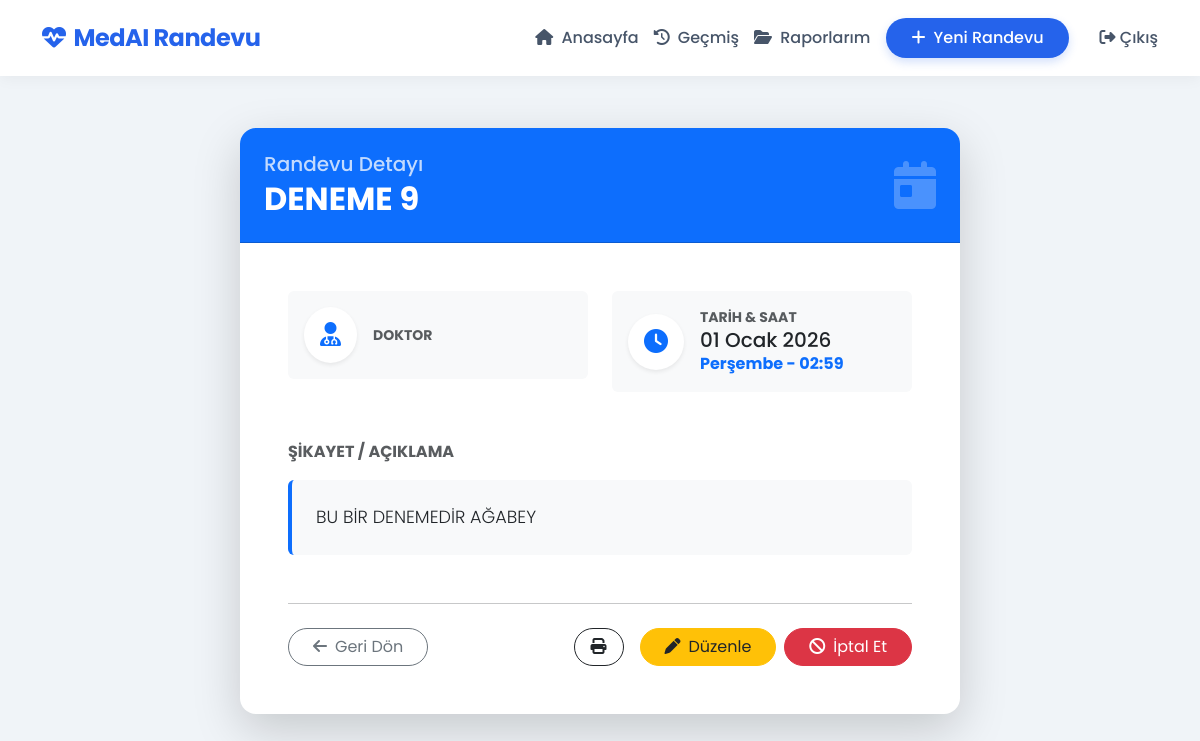
Before: /appointments/8/ (signed in) with the older database file.
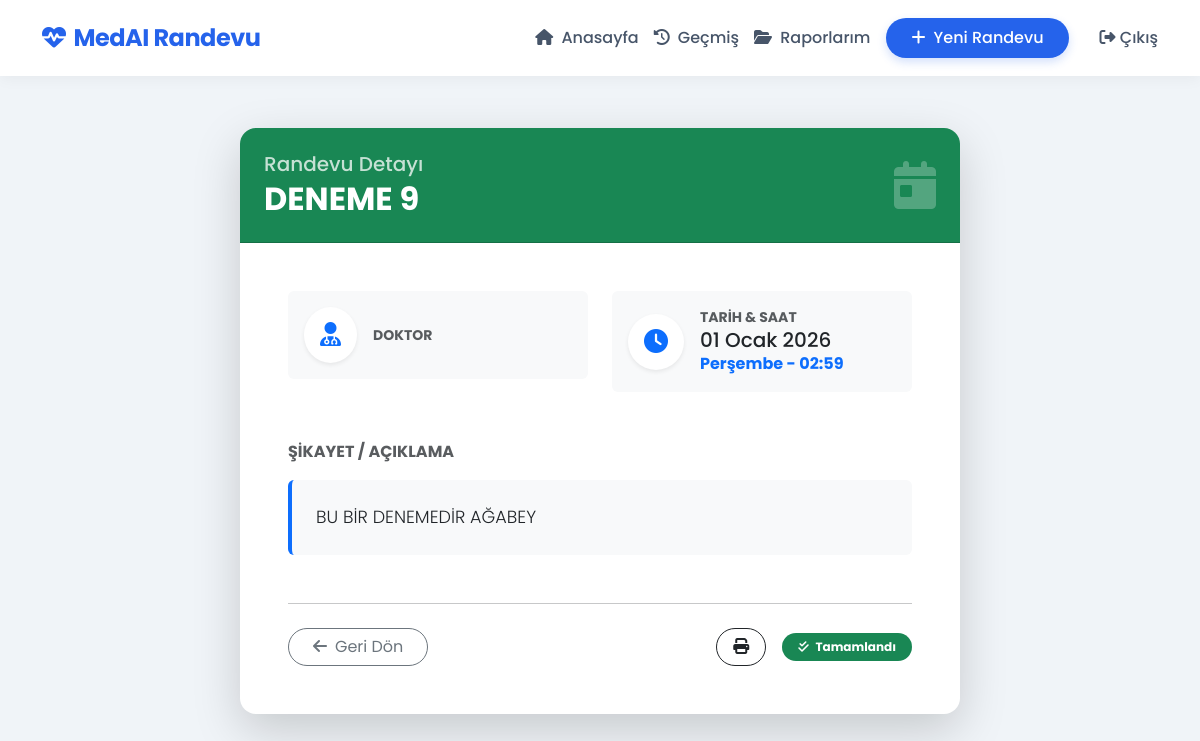
After: the same page with the newer database file.
### appointments/views.py (the view)
# urls.py: path("appointments/<int:pk>/", views.appointment_detail, name="appointment_detail"),
@login_required
def appointment_detail(request, pk):
    appointment = get_object_or_404(Appointment, pk=pk, user=request.user)
    return render(request, "appointments/appointment_detail.html", {"appointment": appointment})

### appointments/templates/appointments/appointment_detail.html (shortened to what the changed rows need)
{% extends 'base.html' %}
{% block content %}
<div class="container py-5">
    <div class="row justify-content-center">
        <div class="col-lg-8">
            <div class="card border-0 shadow-lg overflow-hidden">
                <div class="card-header p-4 text-white {% if appointment.status.name == 'Cancelled' %}bg-danger{% elif appointment.status.name == 'Completed' %}bg-success{% else %}bg-primary{% endif %}">
                    <div class="d-flex justify-content-between align-items-center">
                        <div>
                            <h2 class="mb-0 fw-bold">{{ appointment.title }}</h2>
                        </div>
                    </div>
                </div>
                <div class="card-body p-5">
                    <div class="d-flex justify-content-between align-items-center">
                        <div class="d-flex gap-2 align-items-center">
                            <button onclick="window.print()" class="btn btn-outline-dark px-3 rounded-pill me-2" title="Yazdır">
                                <i class="fa-solid fa-print"></i>
                            </button>
                            {% if appointment.status.name == 'Completed' %}
                                <span class="badge bg-success px-3 py-2 rounded-pill">
                                    <i class="fa-solid fa-check-double me-1"></i> Tamamlandı
                                </span>
                            {% elif appointment.status.name == 'Cancelled' %}
                                <span class="badge bg-danger px-3 py-2 rounded-pill">
                                    <i class="fa-solid fa-ban me-1"></i> İptal Edildi
                                </span>
                            {% else %}
                                <a href="{% url 'appointment_update' appointment.pk %}" class="btn btn-warning text-dark px-4 rounded-pill">
                                    <i class="fa-solid fa-pen me-2"></i>Düzenle
                                </a>
                                <a href="{% url 'appointment_cancel' appointment.pk %}" class="btn btn-danger px-4 rounded-pill">
                                    <i class="fa-solid fa-ban me-2"></i>İptal Et
                                </a>
                            {% endif %}
                        </div>
                    </div>
                </div>
            </div>
        </div>
    </div>
</div>
{% endblock %}

Changed rows visible on the page:
changed Appointment "DENEME 9": status_id 2 → 4 (drawn)
Other visible differences:
text no longer shown: "Düzenle İptal Et"
text now shown: "Tamamlandı"
